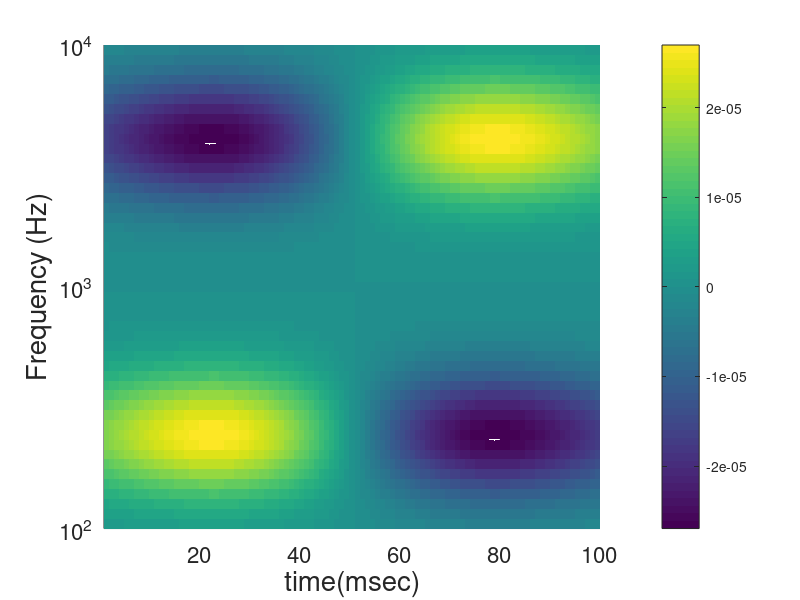

Write the MATLAB code that produced this figure.
function kernel = generatekernel
% The code will plot the kernel matrix
dt = .001;% time steps
m = 50;% number of freqwuencies
durK = .1; % kernel duration in seconds
% means
mu1 = [durK/2/dt 10];
mu2 = [durK/2/dt+1 40]; 
mu3 = [durK/2/dt+1 10];
mu4 = [durK/2/dt 40];
% covariance matrix
theta =0; 
R = [cos(theta) -sin(theta); sin(theta) cos(theta)]; 
Sigma =  20*inv(R)*[40 0 ; 0 1]*R; 
x1 = 1:(durK/dt); x2 = 1:m;
% generates kernel
[X1,X2] = meshgrid(x1,x2);
F = mvnpdf([X1(:) X2(:)],mu1,Sigma)+ mvnpdf([X1(:) X2(:)],mu2,Sigma)...
    -mvnpdf([X1(:) X2(:)],mu3,Sigma)-mvnpdf([X1(:) X2(:)],mu4,Sigma);
F = reshape(F,length(x2),length(x1));

kernel = F;

%Plot commands
figure(2)
surf(1:100,logspace(2,4,50),kernel,'edgecolor','none'); axis tight;
view(0,90);shg
set(gca, 'fontsize', 16)
set(gca, 'yscale', 'log')
xlabel('time(msec)', 'fontsize', 20)
ylabel('Frequency (Hz)','fontsize', 20 )
colorbar;
 